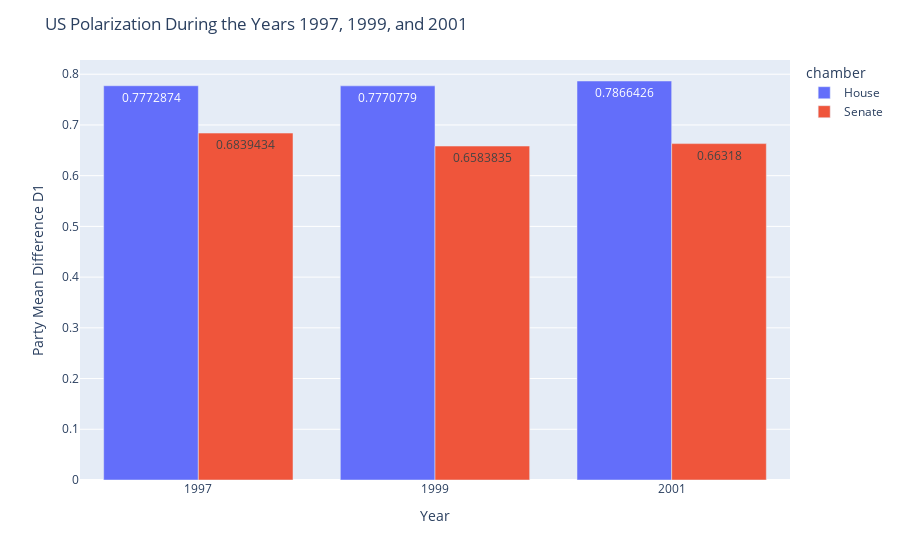

The code cell stored with this chart in its notebook:
### Code cell
polarization_fig = px.bar(q3_polarization_df, x="year", y="party.mean.diff.d1", color="chamber",
             barmode="group", text_auto=True, labels={'party.mean.diff.d1':'Party Mean Difference'})

polarization_fig.update_layout(title='US Polarization During the Years 1997, 1999, and 2001',
                  xaxis_title='Year', yaxis_title='Party Mean Difference D1')

polarization_fig.show()

### Figure 1 — Plotly figure (JSON) as saved in the notebook; plotly's stock layout.template omitted (floating-point values rounded to 4 significant figures)
{"data": [{"alignmentgroup": "True", "hovertemplate": "chamber=House<br>year=%{x}<br>Party Mean Difference=%{y}<extra></extra>", "legendgroup": "House", "marker": {"color": "#636efa", "pattern": {"shape": ""}}, "name": "House", "offsetgroup": "House", "orientation": "v", "showlegend": true, "textposition": "auto", "texttemplate": "%{y}", "type": "bar", "x": [1997, 1999, 2001], "xaxis": "x", "y": [0.7773, 0.7771, 0.7866], "yaxis": "y"}, {"alignmentgroup": "True", "hovertemplate": "chamber=Senate<br>year=%{x}<br>Party Mean Difference=%{y}<extra></extra>", "legendgroup": "Senate", "marker": {"color": "#EF553B", "pattern": {"shape": ""}}, "name": "Senate", "offsetgroup": "Senate", "orientation": "v", "showlegend": true, "textposition": "auto", "texttemplate": "%{y}", "type": "bar", "x": [1997, 1999, 2001], "xaxis": "x", "y": [0.6839, 0.6584, 0.6632], "yaxis": "y"}], "layout": {"barmode": "group", "legend": {"title": {"text": "chamber"}, "tracegroupgap": 0}, "margin": {"t": 60}, "title": {"text": "US Polarization During the Years 1997, 1999, and 2001"}, "xaxis": {"anchor": "y", "domain": [0, 1], "title": {"text": "Year"}}, "yaxis": {"anchor": "x", "domain": [0, 1], "title": {"text": "Party Mean Difference D1"}}}}
